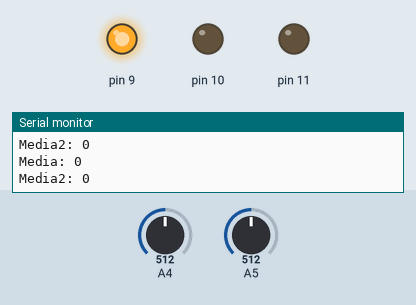
Recording of a sketch running on a simulated Arduino Uno, built with avr-gcc and run on an emulated ATmega328P. On the bench: output pins drawn as LEDs (lit = HIGH), the last lines printed to the serial monitor. The test bench sets the inputs (shaded band); at power-on: A4 = 512, A5 = 512.

Above: at 4.0 s.
4.1 s: A4 set to 716
At 4.7 s:
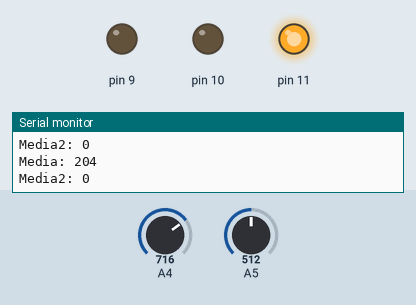
5.6 s: A5 set to 900
At 6.1 s:
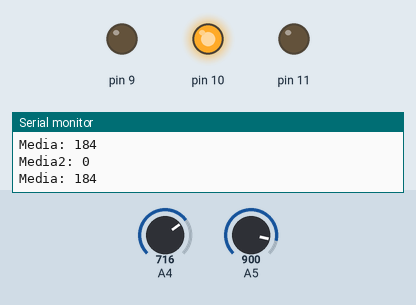
7.1 s: A5 set to 511
At 7.8 s:
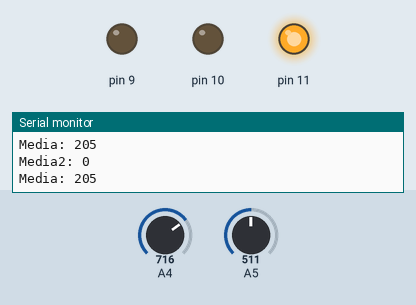
8.6 s: A5 set to 1023
At 9.2 s:
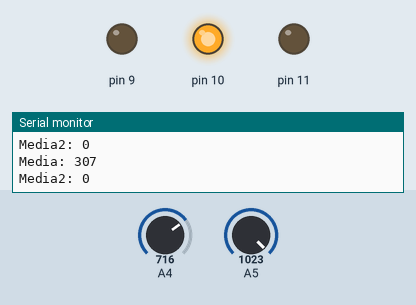
11.6 s: A4 set to 1014
14.6 s: A4 set to 1023
At 15.0 s:
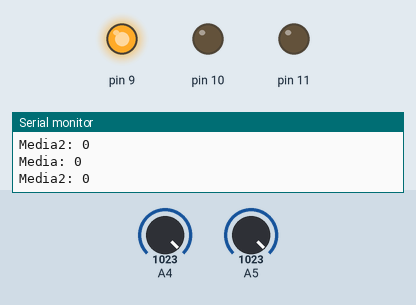
Timing chart, 0 to 17.6 s (numbered marks = the images above; inputs shaded):
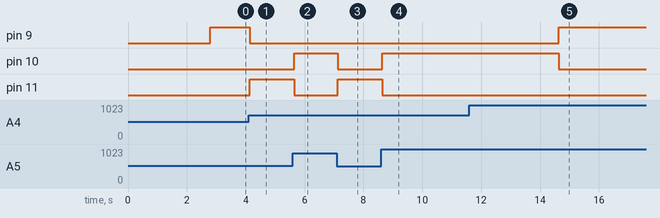

Measured:
- the behaviour switches between 1022 and 1023 on A4 (found by bisection; images 4 and 5)
- after the input at 4.1 s, pin 9: HIGH → LOW at once; pin 11: LOW → HIGH at once
- after the input at 5.6 s, pin 10: LOW → HIGH at once; pin 11: HIGH → LOW at once
- after the input at 7.1 s, pin 10: HIGH → LOW at once; pin 11: LOW → HIGH at once
- after the input at 8.6 s, pin 10: LOW → HIGH at once; pin 11: HIGH → LOW at once
- after the input at 14.6 s, pin 9: LOW → HIGH at once; pin 10: HIGH → LOW at once

The sketch:

lerd_choose.pde
```cpp
 int lmed = 0;
 int rmed = 0;
 int TM = 0;
void setup()
{
 Serial.begin(9600);
 pinMode(9, OUTPUT);
 pinMode(10, OUTPUT);
 pinMode(11, OUTPUT);
   lmed = lmed+analogRead(5);
   rmed = rmed+analogRead(4);
   digitalWrite(13,255);
   delay(100);
   digitalWrite(13,0);
 delay(800);
   lmed = lmed+analogRead(5);
   rmed = rmed+analogRead(4);
   digitalWrite(13,255);
   delay(100);
   digitalWrite(13,0);
 delay(800);
   lmed = lmed+analogRead(5);
   rmed = rmed+analogRead(4);
   digitalWrite(13,255);
   delay(100);
   digitalWrite(13,0);
 delay(800);
   lmed = lmed+analogRead(5);
   rmed = rmed+analogRead(4);
   digitalWrite(13,255);
   delay(100);
   digitalWrite(13,0);
   lmed = lmed/4;
   rmed = rmed/4;
    Serial.println("MEDIA");
   Serial.println(lmed);
   Serial.println(rmed);
   TM = lmed-rmed < 0 ? rmed-lmed : lmed-rmed;
   Serial.print("MEDIA");

    Serial.println(TM+(TM/2));
}

void loop() {

   int left = analogRead(5);

  int right = analogRead(4);
  int tocheck = left-right < 0 ? right-left : left-right;
  Serial.print("Media: ");
  Serial.println(tocheck);
  Serial.print("Media2: ");
  Serial.println((TM)+(TM/2));
  if (tocheck <= (TM)+(TM/2))
  {
      digitalWrite(11,0);
      digitalWrite(10,0);
      digitalWrite(9,255);
  }else{

      digitalWrite(9,0);
      if (left > right)
      {
          digitalWrite(10,255);
          digitalWrite(11,0);

      }else{
        digitalWrite(10,0);
        digitalWrite(11,255);
      }
  }
}
```
